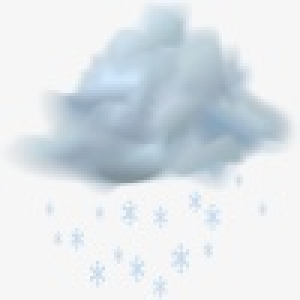
#> input picture lesson_016/python_snippets/external_data/weather_img/snow.jpg, 100 x 100 px (shown 3 times larger); the run also reads 1 picture not shown here
$ python image_maker.py
#> lines starting #> are read from the running program, lines starting #| are printed output that depends on the picture; after the words box and inside, x2 and y2 are one past the last pixel; in counts of white or black regions, pixels touching at a corner belong together
import cv2
import os.path


class ImageMaker:

    def __init__(self, weather, weather_data, card_sample="python_snippets/external_data/probe.jpg",
                 card_weather="python_snippets/external_data/weather_img"):
#> called with weather = 'rain', card_sample = 'python_snippets/external_data/probe.jpg'
        self.background = cv2.imread(card_sample)
        self.card_weather = card_weather
        self.weather = weather
        self.colour = None
        self.weather_data = weather_data

    def make_card(self):
        if "rainy" == self.weather:
            self.colour = [200, 60, 0]
            self.card_weather = os.path.join(self.card_weather, "rain.jpg")
        elif "clear" == self.weather:
            self.colour = [0, 217, 254]
            self.card_weather = os.path.join(self.card_weather, "sun.jpg")
        elif "cloudy" == self.weather:
            self.colour = [100, 100, 100]
            self.card_weather = os.path.join(self.card_weather, "cloud.jpg")
        else:
            self.colour = [200, 175, 0]
            self.card_weather = os.path.join(self.card_weather, "snow.jpg")
        self._paint_background()
#> in _paint_background, weather_image is the input picture: shape (100, 100, 3); mean B, G, R 233.2, 228.5, 222.1
#> in _paint_background, `roi = self.background[0: rows, 0: columns]`:
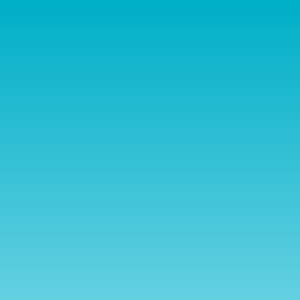
#> roi: shape (100, 100, 3) (shown 3 times larger); mean B, G, R 212, 191.2, 49.5
#> in _paint_background, `weather_gray = cv2.cvtColor(weather_image, cv2.COLOR_BGR2GRAY)`:
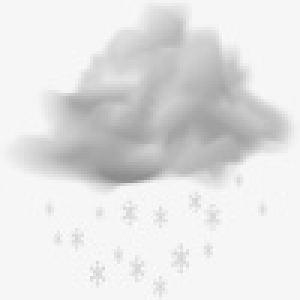
#> weather_gray: shape (100, 100) (shown 3 times larger); min 140, max 251, mean 227.1
#> in _paint_background, `ret, mask = cv2.threshold(weather_gray, 10, 255, cv2.THRESH_BINARY)`: mask: shape (100, 100); every value is 255
#> in _paint_background, `mask_inv = cv2.bitwise_not(mask)`: mask_inv: shape (100, 100); every value is 0
#> in _paint_background, `background = cv2.bitwise_and(roi, roi, mask=mask_inv)`: background: shape (100, 100, 3); every value is 0
        self._print_text()
        cv2.imshow("Weather", self.background)
        cv2.waitKey(0)
        cv2.destroyAllWindows()

    def _print_text(self):
        #  Здесь я не хочу использовать цикл, потому что, если структура входящих данных изменится
        #  может быть сложно сдвинуть конкретное место так, чтобы не поплыла вся карточка
        #  ну и в целом код будет, конечно, короче, но поддерживать его станет труднее
        cv2.putText(self.background, self.weather_data[0], (110, 40), cv2.FONT_HERSHEY_COMPLEX, 1, (0, 0, 0))
        cv2.putText(self.background, self.weather_data[1] + " " + self.weather_data[2],
                    (110, 80), cv2.FONT_HERSHEY_COMPLEX, 1, (0, 0, 0))
        cv2.putText(self.background, self.weather_data[23], (320, 20), cv2.FONT_HERSHEY_COMPLEX, 0.5, (0, 0, 0))
        cv2.putText(self.background, self.weather_data[24], (320, 40), cv2.FONT_HERSHEY_COMPLEX, 0.5, (0, 0, 0))
        cv2.putText(self.background, self.weather_data[25], (320, 60), cv2.FONT_HERSHEY_COMPLEX, 0.5, (0, 0, 0))
        cv2.putText(self.background, self.weather_data[26], (320, 80), cv2.FONT_HERSHEY_COMPLEX, 0.5, (0, 0, 0))
        cv2.putText(self.background, "утро", (2, 130), cv2.FONT_HERSHEY_COMPLEX, 1, (0, 0, 0))
        cv2.putText(self.background, "день", (130, 130), cv2.FONT_HERSHEY_COMPLEX, 1, (0, 0, 0))
        cv2.putText(self.background, "вечер", (258, 130), cv2.FONT_HERSHEY_COMPLEX, 1, (0, 0, 0))
        cv2.putText(self.background, "ночь", (386, 130), cv2.FONT_HERSHEY_COMPLEX, 1, (0, 0, 0))
        cv2.rectangle(self.background, (0, 0), (100, 100), (0, 0, 0), 1)
        cv2.rectangle(self.background, (0, 100), (128, 256), (0, 0, 0), 1)
        cv2.rectangle(self.background, (128, 100), (256, 256), (0, 0, 0), 1)
        cv2.rectangle(self.background, (256, 100), (384, 256), (0, 0, 0), 1)
        cv2.rectangle(self.background, (384, 100), (516, 256), (0, 0, 0), 1)
        cv2.putText(self.background, self.weather_data[3], (5, 155), cv2.FONT_HERSHEY_COMPLEX, 0.5, (0, 0, 0))
        cv2.putText(self.background, self.weather_data[4], (5, 180), cv2.FONT_HERSHEY_COMPLEX, 0.5, (0, 0, 0))
#> self.background: shape (256, 512, 3); mean B, G, R 223.6, 211.6, 136.6
        cv2.putText(self.background, self.weather_data[5], (5, 205), cv2.FONT_HERSHEY_COMPLEX, 0.5, (0, 0, 0))
#> self.background: shape (256, 512, 3); mean B, G, R 223.4, 211.4, 136.5
        cv2.putText(self.background, self.weather_data[6], (5, 230), cv2.FONT_HERSHEY_COMPLEX, 0.5, (0, 0, 0))
#> self.background: shape (256, 512, 3); mean B, G, R 223.2, 211.2, 136.3
        cv2.putText(self.background, self.weather_data[7], (5, 255), cv2.FONT_HERSHEY_COMPLEX, 0.5, (0, 0, 0))
        cv2.putText(self.background, self.weather_data[8], (133, 155), cv2.FONT_HERSHEY_COMPLEX, 0.5, (0, 0, 0))
        cv2.putText(self.background, self.weather_data[9], (133, 180), cv2.FONT_HERSHEY_COMPLEX, 0.5, (0, 0, 0))
#> self.background: shape (256, 512, 3); mean B, G, R 222.6, 210.6, 135.9
        cv2.putText(self.background, self.weather_data[10], (133, 205), cv2.FONT_HERSHEY_COMPLEX, 0.5, (0, 0, 0))
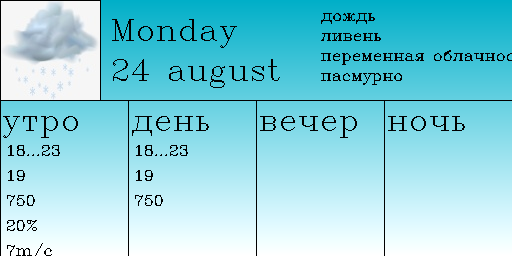
#> self.background: shape (256, 512, 3); mean B, G, R 222.4, 210.4, 135.7
        cv2.putText(self.background, self.weather_data[11], (133, 230), cv2.FONT_HERSHEY_COMPLEX, 0.5, (0, 0, 0))
#> self.background: shape (256, 512, 3); 0.08% of pixels changed, all inside (x1, y1, x2, y2) = (135, 220, 165, 231)
        cv2.putText(self.background, self.weather_data[12], (133, 255), cv2.FONT_HERSHEY_COMPLEX, 0.5, (0, 0, 0))
        cv2.putText(self.background, self.weather_data[13], (261, 155), cv2.FONT_HERSHEY_COMPLEX, 0.5, (0, 0, 0))
        cv2.putText(self.background, self.weather_data[14], (261, 180), cv2.FONT_HERSHEY_COMPLEX, 0.5, (0, 0, 0))
#> self.background: shape (256, 512, 3); mean B, G, R 221.6, 209.7, 135.1
        cv2.putText(self.background, self.weather_data[15], (261, 205), cv2.FONT_HERSHEY_COMPLEX, 0.5, (0, 0, 0))
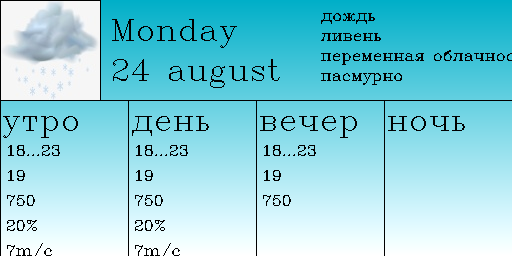
#> self.background: shape (256, 512, 3); mean B, G, R 221.5, 209.5, 134.9
        cv2.putText(self.background, self.weather_data[16], (261, 230), cv2.FONT_HERSHEY_COMPLEX, 0.5, (0, 0, 0))
#> self.background: shape (256, 512, 3); 0.08% of pixels changed, all inside (x1, y1, x2, y2) = (263, 220, 293, 231)
        cv2.putText(self.background, self.weather_data[17], (261, 255), cv2.FONT_HERSHEY_COMPLEX, 0.5, (0, 0, 0))
        cv2.putText(self.background, self.weather_data[18], (389, 155), cv2.FONT_HERSHEY_COMPLEX, 0.5, (0, 0, 0))
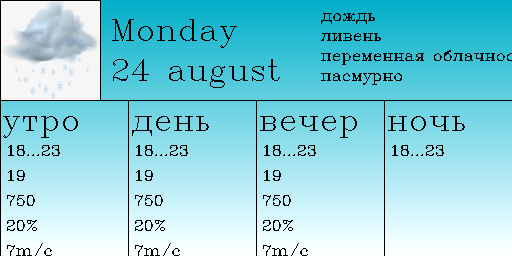
#> self.background: shape (256, 512, 3); mean B, G, R 220.8, 208.8, 134.4
        cv2.putText(self.background, self.weather_data[19], (389, 180), cv2.FONT_HERSHEY_COMPLEX, 0.5, (0, 0, 0))
#> self.background: shape (256, 512, 3); 0.05% of pixels changed, all inside (x1, y1, x2, y2) = (392, 170, 409, 181)
        cv2.putText(self.background, self.weather_data[20], (389, 205), cv2.FONT_HERSHEY_COMPLEX, 0.5, (0, 0, 0))
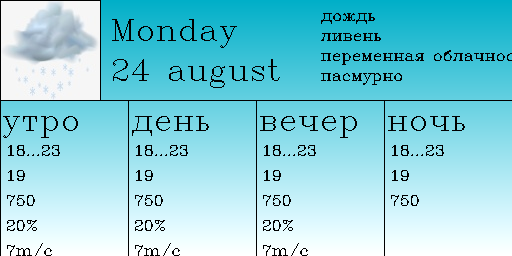
#> self.background: shape (256, 512, 3); mean B, G, R 220.5, 208.5, 134.2
        cv2.putText(self.background, self.weather_data[21], (389, 230), cv2.FONT_HERSHEY_COMPLEX, 0.5, (0, 0, 0))
#> self.background: shape (256, 512, 3); 0.08% of pixels changed, all inside (x1, y1, x2, y2) = (391, 220, 421, 231)
        cv2.putText(self.background, self.weather_data[22], (389, 255), cv2.FONT_HERSHEY_COMPLEX, 0.5, (0, 0, 0))
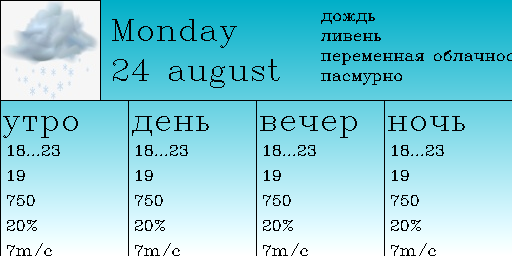
#> self.background: shape (256, 512, 3); mean B, G, R 220.1, 208.1, 133.8

    def _paint_background(self):
        rows = self.background.shape[0]
        columns = self.background.shape[1]
        # Counting how often we should change color values
        step = [rows // (255 - self.colour[0]), rows // (255 - self.colour[1]), rows // (255 - self.colour[2])]
        for row in range(rows):
            if row > 0:
                if 0 == row % step[0]:
                    if self.colour[0] < 255:
                        self.colour[0] += 1
                if 0 == row % step[1]:
                    if self.colour[1] < 255:
                        self.colour[1] += 1
                if 0 == row % step[2]:
                    if self.colour[2] < 255:
                        self.colour[2] += 1
            for col in range(columns):
                self.background[row, col] = [*self.colour]
        weather_image = cv2.imread(self.card_weather)
        rows, columns, channels = weather_image.shape
        roi = self.background[0: rows, 0: columns]
        weather_gray = cv2.cvtColor(weather_image, cv2.COLOR_BGR2GRAY)
        ret, mask = cv2.threshold(weather_gray, 10, 255, cv2.THRESH_BINARY)
        mask_inv = cv2.bitwise_not(mask)
        background = cv2.bitwise_and(roi, roi, mask=mask_inv)
        weather_art = cv2.bitwise_and(weather_image, weather_image, mask=mask)
        res = cv2.add(background, weather_art)
        self.background[0:rows, 0:columns] = res


if __name__ == "__main__":
    image = ImageMaker("rain", ["Monday", "24", "august", "18...23", "19", "750", "20%", "7m/c",
                                "18...23", "19", "750", "20%", "7m/c",
                                "18...23", "19", "750", "20%", "7m/c",
                                "18...23", "19", "750", "20%", "7m/c", "дождь", "ливень", "переменная облачность",
                                "пасмурно"])
    image.make_card()
